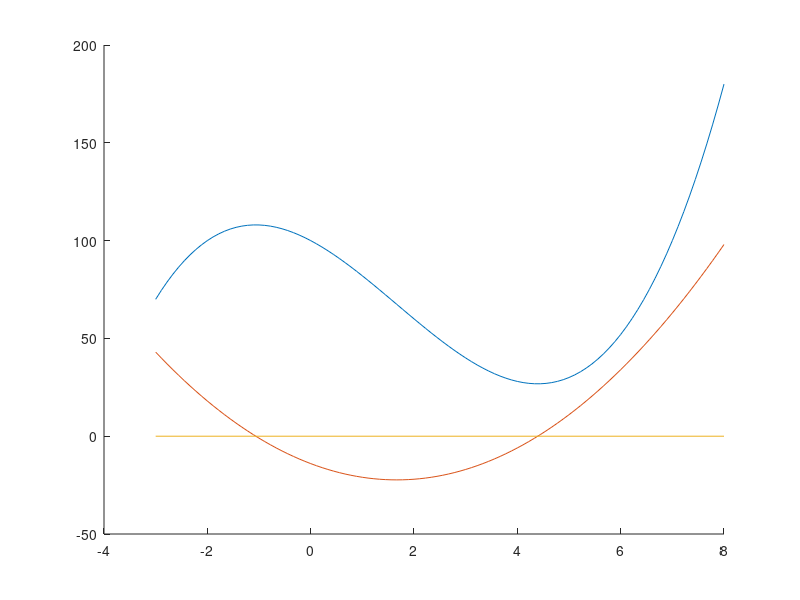

This chart was generated by the following MATLAB code:
function MetSecantei()
    F = @(x)(x*x*x -5*x*x -14*x +100);
    Solve(F, -3, +8);
end

function Solve(F, a, b)
    eps = 1e-5;
    f = F;
    f_dev = @(x)((f(x + eps) - f(x)) / (eps)); % derivative estimation
    x_aprox = MetodaSecantei(f_dev, a, b, eps);
    
    x = linspace(a, b, 100);

    figure;
    hold on;
    plot(x, arrayfun(f, x)) % the graph of the function
    plot(x, arrayfun(f_dev, x)) % the graph of the derivative of function
    plot([x_aprox], [f(x_aprox)], 'or') % our intersection point
    plot([a b], [0 0]) % line x = 0
    hold off
end

function x_aprox = MetodaSecantei(f, a, b, epsilon)
    x_0 = a;
    x_1 = b;
    x_aprox = NaN;
    while (abs(x_1 - x_0) / abs(x_1) >= epsilon)
        x_aprox
        x_new = (x_0 * f(x_1) - x_1 * f(x_0)) / (f(x_1) - f(x_0));
        if x_new < a || b < x_new
            break
            x_aprox = NaN
        end
        
        x_0 = x_1;
        x_1 = x_new;
        x_aprox = x_1;
    end
end